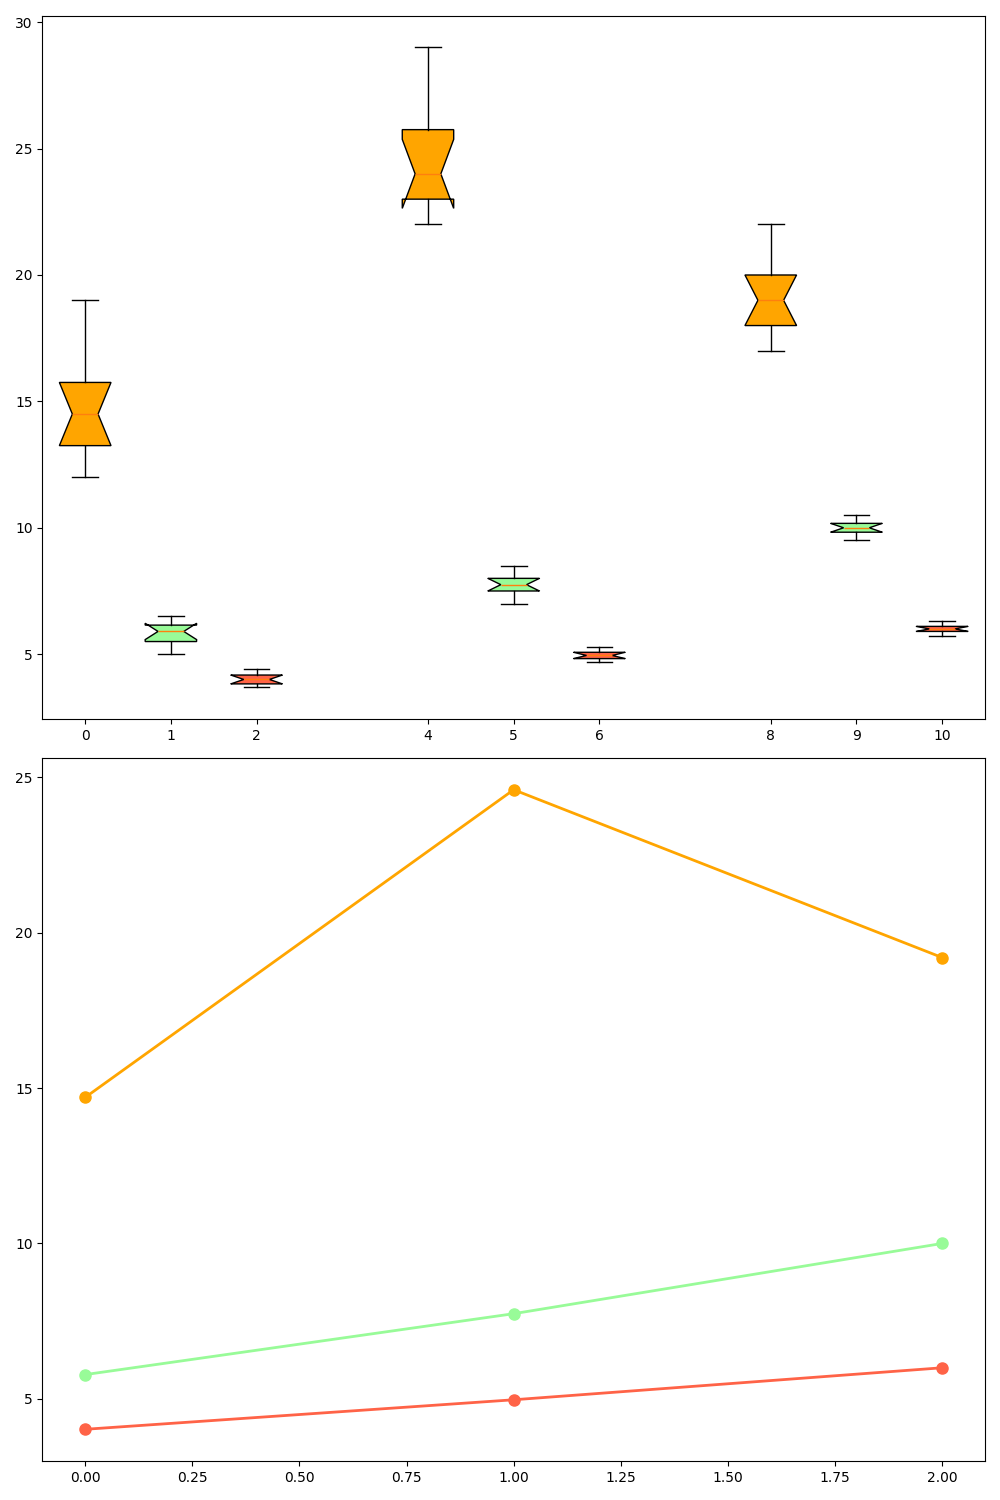

Reproduce this figure in Python.
import matplotlib.pyplot as plt
import numpy as np

tomato_yields = [[13, 14, 12, 15, 16, 15, 12, 17, 19, 14],
                 [24, 23, 22, 26, 25, 23, 29, 22, 28, 24],
                 [19, 18, 18, 20, 21, 17, 22, 20, 18, 19]]

carrot_yields = [[6.5, 6, 5, 5.5, 6, 5.8, 5, 6.2, 6.3, 5.5],
                 [7.7, 7.5, 8, 7.2, 8.5, 8, 7, 7.8, 8.2, 7.5],
                 [10.3, 9.8, 10, 9.5, 10.1, 10.2, 10, 10.5, 9.7, 9.9]]

lettuce_yields = [[4.2, 4.1, 3.9, 4.3, 3.8, 4.4, 4, 4, 3.7, 3.8],
                  [4.8, 5.2, 5.3, 4.9, 5.1, 4.8, 5, 4.9, 5, 4.7],
                  [6.2, 6, 5.8, 6.3, 5.9, 6.1, 5.9, 6, 6.1, 5.7]]

seasonal_averages = {
    'Spring': [np.mean(tomato_yields[0]), np.mean(carrot_yields[0]), np.mean(lettuce_yields[0])],
    'Summer': [np.mean(tomato_yields[1]), np.mean(carrot_yields[1]), np.mean(lettuce_yields[1])],
    'Autumn': [np.mean(tomato_yields[2]), np.mean(carrot_yields[2]), np.mean(lettuce_yields[2])],
}

data = [tomato_yields, carrot_yields, lettuce_yields]
colors = ['#FFA500', '#98FB98', '#FF6347']
fig, axes = plt.subplots(2, 1, figsize=(10, 15))  # Changed the arrangement to 2 rows and 1 column
positions = np.array(range(3)) * 4

for i, yields in enumerate(data):
    pos = positions + i
    bp = axes[0].boxplot(yields, positions=pos, widths=0.6, patch_artist=True, notch=True)
    for patch, color in zip(bp['boxes'], [colors[i]] * 3):
        patch.set_facecolor(color)

x_pos = np.arange(3)
average_values = [
    [season[0] for season in seasonal_averages.values()],
    [season[1] for season in seasonal_averages.values()],
    [season[2] for season in seasonal_averages.values()]
]

for i in range(3):
    axes[1].plot(x_pos, average_values[i], marker='o', linestyle='-', linewidth=2, markersize=8, color=colors[i])

plt.tight_layout()
plt.show()
